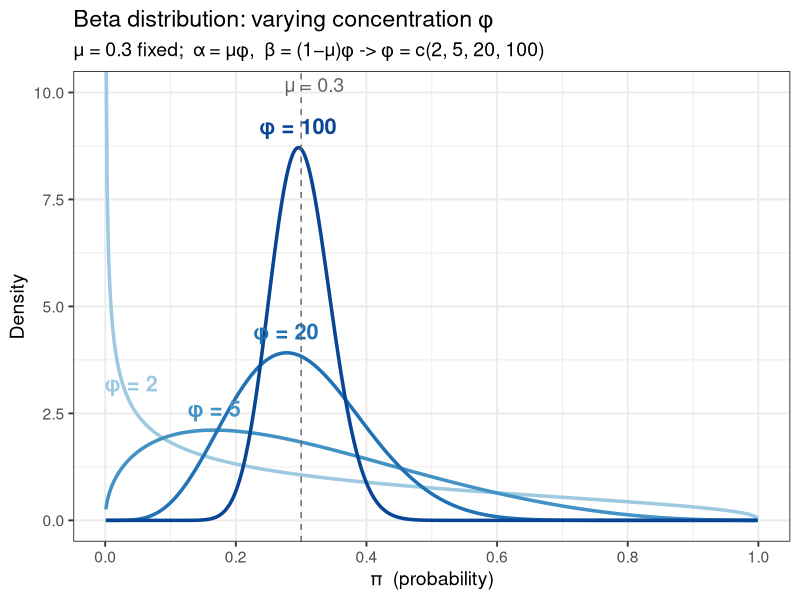
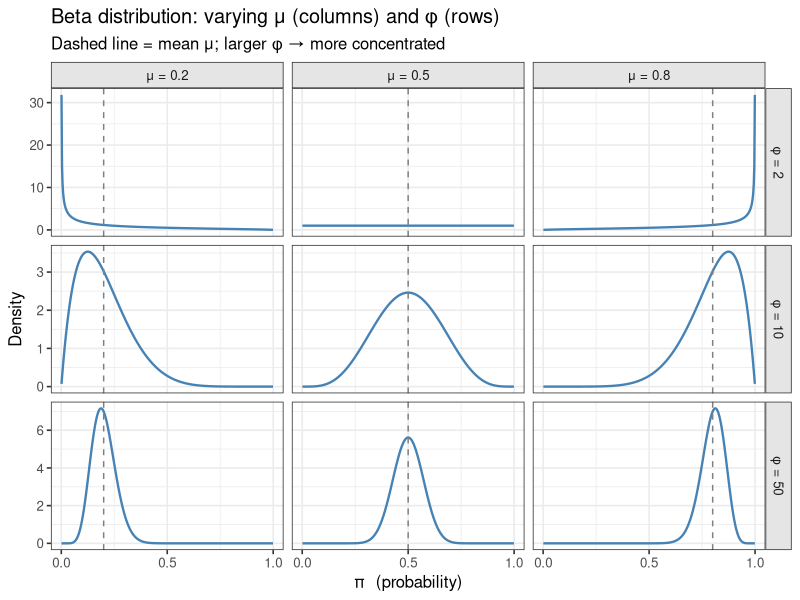
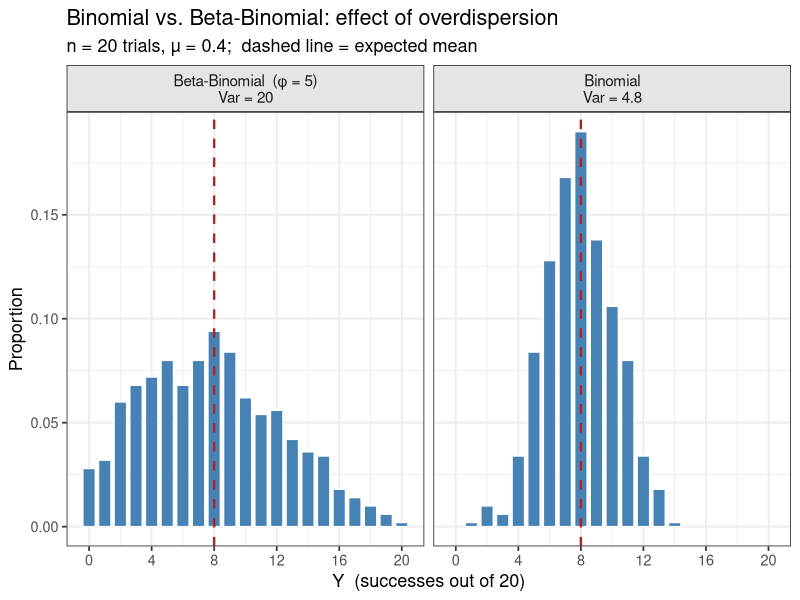

Source code (R) for these figures, in order:
# ============================================================
# Figures for beta-binomial slides (09-CountData.pptx)
# notes/09-betabin.R
# ============================================================

library(ggplot2)
library(dplyr)
library(tidyr)

# ------------------------------------------------------------
# Figure 1 (Slide 2): Beta density curves
# Varying φ (concentration) with fixed μ = 0.3
# Shows how π collapses toward μ as φ grows
# ------------------------------------------------------------

# Beta(α, β) parameterized by mean μ and concentration φ:
#   α = μ * φ,  β = (1 - μ) * φ

mu_val  <- 0.3
phi_vals <- c(2, 5, 20, 100)

beta_df <- expand.grid(
  pi  = seq(0.001, 0.999, length.out = 500),
  phi = phi_vals
) |>
  mutate(
    alpha   = mu_val * phi,
    beta_p  = (1 - mu_val) * phi,
    density = dbeta(pi, alpha, beta_p),
    phi_lab = factor(paste0("φ = ", phi), levels = paste0("φ = ", phi_vals))
  )

# Direct curve labels: above each peak (φ=2 is J-shaped so fix its x manually)
label_df <- beta_df |>
  group_by(phi, phi_lab) |>
  slice_max(density, n = 1, with_ties = FALSE) |>
  ungroup() |>
  mutate(
    pi      = ifelse(phi == 2, 0.04, pi),           # move J-shape label off the boundary
    density = dbeta(pi, mu_val * phi, (1 - mu_val) * phi),
    label_y = density + 0.5                          # nudge above the curve
  )

# Sequential blue palette: light (spread) → dark (concentrated)
phi_colors <- c("φ = 2"   = "#9ecae1",
                "φ = 5"   = "#4292c6",
                "φ = 20"  = "#2171b5",
                "φ = 100" = "#084594")

fig1 <- ggplot(beta_df, aes(x = pi, y = density, color = phi_lab)) +
  geom_line(linewidth = 1.2) +
  geom_text(data = label_df,
            aes(x = pi, y = label_y, label = phi_lab, color = phi_lab),
            size = 5.5, hjust = 0.5, fontface = "bold", show.legend = FALSE) +
  geom_vline(xintercept = mu_val, linetype = "dashed", color = "grey40") +
  annotate("text", x = mu_val + 0.02, y = Inf,
           label = paste0("μ = ", mu_val), vjust = 1.4,
           color = "grey40", size = 5) +
  scale_color_manual(values = phi_colors, guide = "none") +
  scale_x_continuous(breaks = seq(0, 1, by = 0.2)) +
  coord_cartesian(ylim = c(0, 10)) +
  labs(
    title    = "Beta distribution: varying concentration φ",
    subtitle = paste0("μ = ", mu_val, " fixed;  α = μφ,  β = (1−μ)φ", " -> φ = c(2, 5, 20, 100)"),
    x        = "π  (probability)",
    y        = "Density"
  ) +
  theme_bw(base_size = 14)

fig1

# ------------------------------------------------------------
# Figure 1b (Slide 2, optional): grid over μ AND φ
# Shows the full flexibility of the Beta distribution
# ------------------------------------------------------------

mu_vals2  <- c(0.2, 0.5, 0.8)
phi_vals2 <- c(2, 10, 50)

beta_df2 <- expand.grid(
  pi  = seq(0.001, 0.999, length.out = 400),
  mu  = mu_vals2,
  phi = phi_vals2
) |>
  mutate(
    alpha   = mu * phi,
    beta_p  = (1 - mu) * phi,
    density = dbeta(pi, alpha, beta_p),
    mu_lab  = factor(paste0("μ = ", mu),  levels = paste0("μ = ",  mu_vals2)),
    phi_lab = factor(paste0("φ = ", phi), levels = paste0("φ = ", phi_vals2))
  )

fig1b <- ggplot(beta_df2, aes(x = pi, y = density)) +
  geom_line(linewidth = 0.8, color = "steelblue") +
  geom_vline(aes(xintercept = mu), linetype = "dashed", color = "grey50") +
  facet_grid(phi_lab ~ mu_lab, scales = "free_y") +
  scale_x_continuous(breaks = c(0, 0.5, 1)) +
  labs(
    title    = "Beta distribution: varying μ (columns) and φ (rows)",
    subtitle = "Dashed line = mean μ; larger φ → more concentrated",
    x        = "π  (probability)",
    y        = "Density"
  ) +
  theme_bw(base_size = 12) +
  theme(strip.background = element_rect(fill = "grey90"))

fig1b

# ------------------------------------------------------------
# Figure 2 (Slide 3): Overdispersion — observed vs. expected
# Simulate binomial and beta-binomial data, compare variance
# ------------------------------------------------------------

set.seed(42)
n_obs  <- 500   # number of observations
n_size <- 20    # number of trials per observation
mu_sim <- 0.4   # true mean probability

# --- Binomial (no overdispersion) ---
y_binom <- rbinom(n_obs, size = n_size, prob = mu_sim)

# --- Beta-Binomial (overdispersed): φ = 5 ---
phi_sim <- 5
alpha_sim <- mu_sim * phi_sim
beta_sim  <- (1 - mu_sim) * phi_sim

pi_i    <- rbeta(n_obs, alpha_sim, beta_sim)   # individual probabilities
y_bbin  <- rbinom(n_obs, size = n_size, prob = pi_i)

# Theoretical variances
var_binom <- n_size * mu_sim * (1 - mu_sim)
var_bbin  <- var_binom * (1 + (n_size - 1) / (phi_sim + 1))

sim_df <- data.frame(
  y     = c(y_binom, y_bbin),
  model = rep(c(
    paste0("Binomial\nVar = ", round(var_binom, 2)),
    paste0("Beta-Binomial  (φ = ", phi_sim, ")\nVar = ", round(var_bbin, 2))
  ), each = n_obs)
)

fig2 <- ggplot(sim_df, aes(x = y)) +
  geom_bar(aes(y = after_stat(prop)), fill = "steelblue", color = "white",
           width = 0.8) +
  geom_vline(xintercept = mu_sim * n_size, linetype = "dashed",
             color = "firebrick", linewidth = 0.8) +
  facet_wrap(~model) +
  scale_x_continuous(breaks = seq(0, n_size, by = 4)) +
  labs(
    title    = "Binomial vs. Beta-Binomial: effect of overdispersion",
    subtitle = paste0("n = ", n_size, " trials, μ = ", mu_sim,
                      ";  dashed line = expected mean"),
    x        = paste0("Y  (successes out of ", n_size, ")"),
    y        = "Proportion"
  ) +
  theme_bw(base_size = 13) +
  theme(strip.background = element_rect(fill = "grey90"),
        strip.text = element_text(size = 11))

fig2
